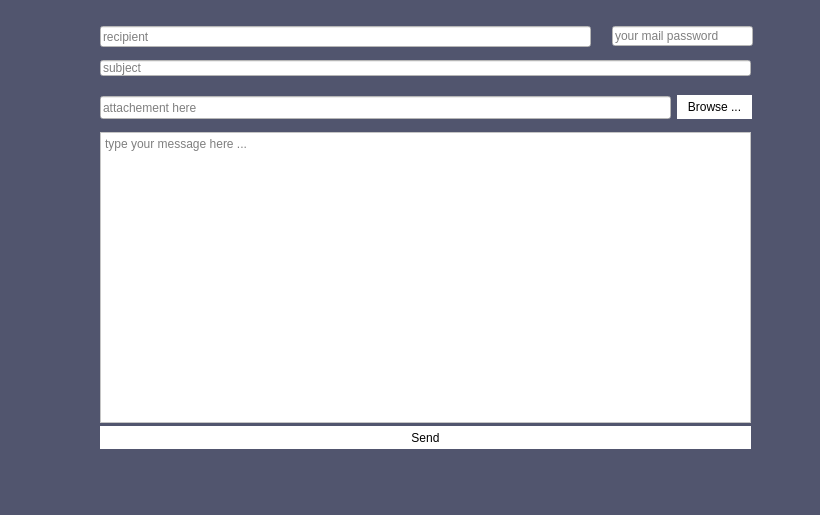
<?xml version="1.0" encoding="UTF-8"?>
<ui version="4.0">
 <class>mail</class>
 <widget class="QDialog" name="mail">
  <property name="geometry">
   <rect>
    <x>0</x>
    <y>0</y>
    <width>820</width>
    <height>515</height>
   </rect>
  </property>
  <property name="windowTitle">
   <string>Dialog</string>
  </property>
  <property name="styleSheet">
   <string notr="true">background:#51556e;</string>
  </property>
  <widget class="QLineEdit" name="rcpt">
   <property name="geometry">
    <rect>
     <x>100</x>
     <y>26</y>
     <width>491</width>
     <height>21</height>
    </rect>
   </property>
   <property name="styleSheet">
    <string notr="true">background:white
</string>
   </property>
   <property name="placeholderText">
    <string>recipient</string>
   </property>
  </widget>
  <widget class="QTextEdit" name="msg">
   <property name="geometry">
    <rect>
     <x>100</x>
     <y>132</y>
     <width>651</width>
     <height>291</height>
    </rect>
   </property>
   <property name="styleSheet">
    <string notr="true">background:white</string>
   </property>
   <property name="placeholderText">
    <string>type your message here ...</string>
   </property>
  </widget>
  <widget class="QPushButton" name="sendBtn">
   <property name="geometry">
    <rect>
     <x>100</x>
     <y>426</y>
     <width>651</width>
     <height>23</height>
    </rect>
   </property>
   <property name="styleSheet">
    <string notr="true">*{
color:black;
border-radius: 15px;
background:white
;
}

*:hover
{
	color:white;
	border-radius:15px;
	background:#303030;
}</string>
   </property>
   <property name="text">
    <string>Send</string>
   </property>
  </widget>
  <widget class="QLineEdit" name="file">
   <property name="geometry">
    <rect>
     <x>100</x>
     <y>96</y>
     <width>571</width>
     <height>23</height>
    </rect>
   </property>
   <property name="styleSheet">
    <string notr="true">background:white</string>
   </property>
   <property name="placeholderText">
    <string>attachement here</string>
   </property>
  </widget>
  <widget class="QPushButton" name="browseBtn">
   <property name="geometry">
    <rect>
     <x>677</x>
     <y>95</y>
     <width>75</width>
     <height>24</height>
    </rect>
   </property>
   <property name="styleSheet">
    <string notr="true">*{
color:black;
border-radius: 15px;
background:white
;
}

*:hover
{
	color:white;
	border-radius:15px;
	background:#303030;
}</string>
   </property>
   <property name="text">
    <string>Browse ...</string>
   </property>
  </widget>
  <widget class="QLineEdit" name="mail_pass">
   <property name="geometry">
    <rect>
     <x>612</x>
     <y>26</y>
     <width>141</width>
     <height>20</height>
    </rect>
   </property>
   <property name="styleSheet">
    <string notr="true">background:white</string>
   </property>
   <property name="echoMode">
    <enum>QLineEdit::Password</enum>
   </property>
   <property name="placeholderText">
    <string>your mail password</string>
   </property>
  </widget>
  <widget class="QLineEdit" name="subject">
   <property name="geometry">
    <rect>
     <x>100</x>
     <y>60</y>
     <width>651</width>
     <height>16</height>
    </rect>
   </property>
   <property name="styleSheet">
    <string notr="true">background:white</string>
   </property>
   <property name="placeholderText">
    <string>subject</string>
   </property>
  </widget>
 </widget>
 <resources/>
 <connections/>
</ui>
